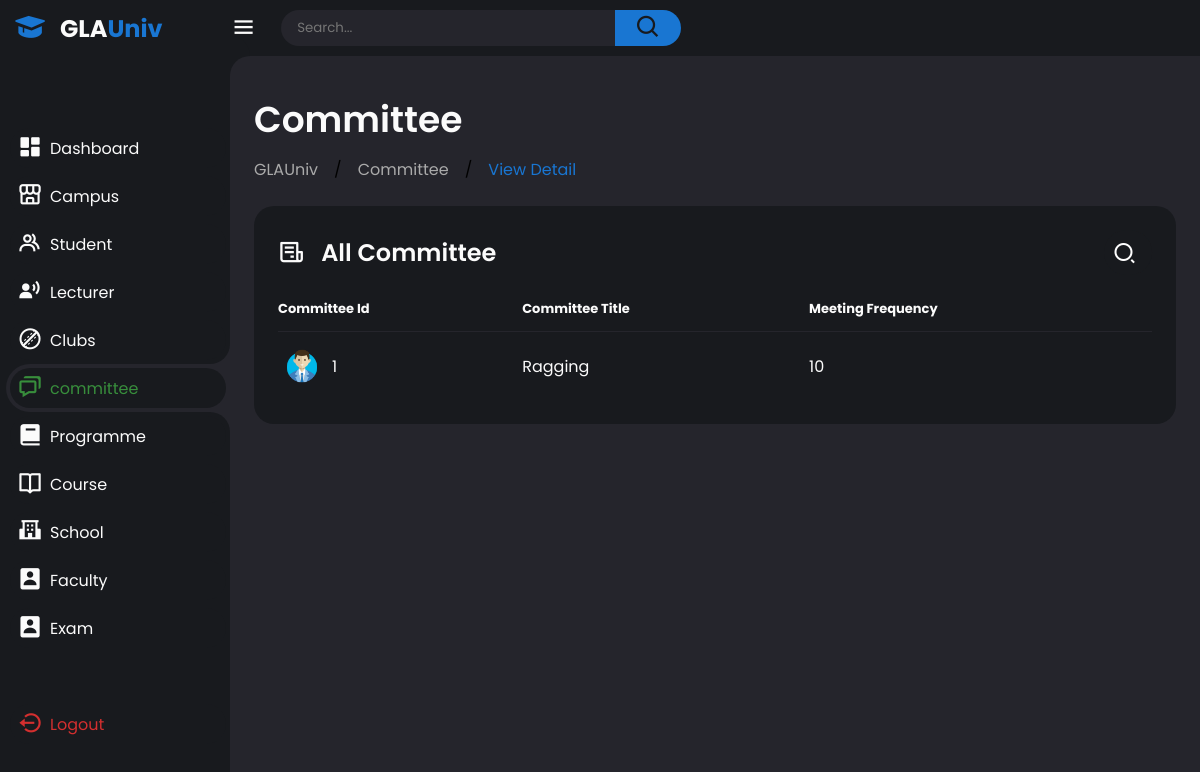
The page /All_files/View/committee_view.php (signed in) on the database its author committed.
### tables this page shows
CREATE TABLE `committee` (
  `committee_id` int(11) NOT NULL,
  `committee_title` varchar(255) DEFAULT NULL,
  `faculty_id` int(11) DEFAULT NULL,
  `meeting_frequency` varchar(100) DEFAULT NULL
);

### All_files/View/committee_view.php (the view, shortened to what this page needs)
<?php
include("../php_files/Database.php");
?>
<!DOCTYPE html>
<html lang="en">
<head>
    <link href='https://unpkg.com/boxicons@2.1.4/css/boxicons.min.css' rel='stylesheet'>
    <link rel="stylesheet" href="../../css files/Panel.css">
    <link href="https://cdn.jsdelivr.net/npm/remixicon@2.5.0/fonts/remixicon.css" rel="stylesheet">
    <link rel="stylesheet" href="../../css files/search.css">
</head>
<body class="dark">
    <div class="sidebar">
        <a href="#" class="logo">
            <i class='bx bxs-graduation'></i>
            <div class="logo-name"><span>GLA</span>Univ</div>
        </a>
        <ul class="side-menu">
            <li><a href="../dashboard/Panel.php"><i class='bx bxs-dashboard'></i>Dashboard</a></li>
            <li><a href="../dashboard/Campus.php"><i class='bx bx-store-alt'></i>Campus</a></li>
            <li><a href="../dashboard/Student.php"><i class='bx bx-group' ></i>Student</a></li>
            <li><a href="../dashboard/lecturer.php"><i class='bx bxs-user-voice' ></i>Lecturer</a></li>
            <li><a href="../dashboard/clubs.php"><i class='bx bx-cricket-ball' ></i>Clubs</a></li>
            <li class="active"><a href="../dashboard/committee.php"><i class='bx bx-chat' ></i>committee</a></li>
            <li><a href="../dashboard/programme.php"><i class='bx bxs-book' ></i>Programme</a></li>
            <li><a href="../dashboard/course.php"><i class='bx bx-book-open' ></i>Course</a></li>
            <li><a href="../dashboard/school.php"><i class='bx bxs-school' ></i>School</a></li>
            <li><a href="../dashboard/faculty.php"><i class='bx bxs-user-rectangle' ></i>Faculty</a></li>
            <li><a href="../dashboard/exam.php"><i class='bx bxs-user-rectangle' ></i>Exam</a></li>
        </ul>
        <ul class="side-menu">
            <li>
                <a href="Logout.php" class="logout">
                    <i class='bx bx-log-out-circle'></i>
                    Logout
                </a>
            </li>
        </ul>
    </div>
    <div class="content">
        <nav>
            <i class='bx bx-menu'></i>
            <form action="#">
                <div class="form-input">
                    <input type="search" placeholder="Search...">
                    <button class="search-btn" type="submit"><i class='bx bx-search'></i></button>
                </div>
            </form>
        </nav>
        <main>
            <div class="header">
                <div class="left">
                    <h1>Committee</h1>
                    <ul class="breadcrumb">
                        <li><a href="#">
                                GLAUniv
                            </a></li>
                        /
                        <li><a href="#">Committee</a></li>
                        /
                        <li><a href="#" class="active">View Detail</a></li>
                    </ul>
                </div>
            </div>
            <div class="bottom-data">
                <div class="orders">
                    <div class="header">
                        <i class='bx bx-receipt'></i>
                        <h3>All Committee</h3>
                        <form action="https://www.google.com/search" class="search" id="search-bar">
                            <div class="search__button" id="search-button">
                                <i class="ri-search-2-line search__icon"></i>
                            </div>
                        </form>
                    </div>
                    <table>
                        <thead>
                            <tr>
                                <th>Committee Id</th>
                                <th>Committee Title</th>
                                <th>Meeting Frequency</th>
                            </tr>
                        </thead>
                        <tbody style="margin-right:50px">
                            <?php
                                $recent_club = "SELECT * FROM committee";
                                $result = mysqli_query($conn, $recent_club);
                                if ($result) {
                                    if (mysqli_num_rows($result) > 0) {
                                        while ($row = mysqli_fetch_assoc($result)) {
                                            echo '<tr>';
                                            echo '<td>';
                                            echo '<img src="../../images/User.png">';
                                            echo '<p>' . $row['committee_id'] . '</p>';
                                            echo '</td>';
                                            echo '<td>' . $row['committee_title'] . '</td>';
                                            echo '<td>' . $row['meeting_frequency'] . '</td>';
                                            echo '</tr>';
                                        }
                                    }
                                     else {
                                        echo '<tr><td colspan="3">No recent students found.</td></tr>';
                                    }
                                } else {
                                    echo 'Error: ' . mysqli_error($connection);
                                }
                            ?>
                        </tbody>
                    </table>
                </div>
            </div>
        </main>
    </div>
</body>
</html>

### css files/search.css (style rules this page uses)
:root { --dark-color: hsl(222, 24%, 8%); --white-color: #fff; --body-color: hsl(222, 100%, 99%); --body-font: "Poppins", sans-serif; --small-font-size: .813rem; }
@media screen and (min-width: 968px) { :root { --small-font-size: .875rem; } }
.search { position: relative; width: 48px; height: 45px; background-color: #181a1e; border-radius: 10rem; padding: 10px; overflow: hidden; transition: width 0.5s cubic-bezier(0.9, 0, 0.3, 0.9); }
.search__button { width: 57px; height: 57px; background-color:#181a1e; border-radius: 50%; position: absolute; top: 0; bottom: 0; right: -1px; margin: auto; display: grid; place-items: center; cursor: pointer; transition: transform 0.6s cubic-bezier(0.9, 0, 0.3, 0.9); }
.search__icon, .search__close { color: var(--white-color); font-size: 1.5rem; position: absolute; transition: opacity 0.5s cubic-bezier(0.9, 0, 0.3, 0.9); }

### rows shown on the page
committee: committee_id "1", committee_title "Ragging", meeting_frequency "10"
